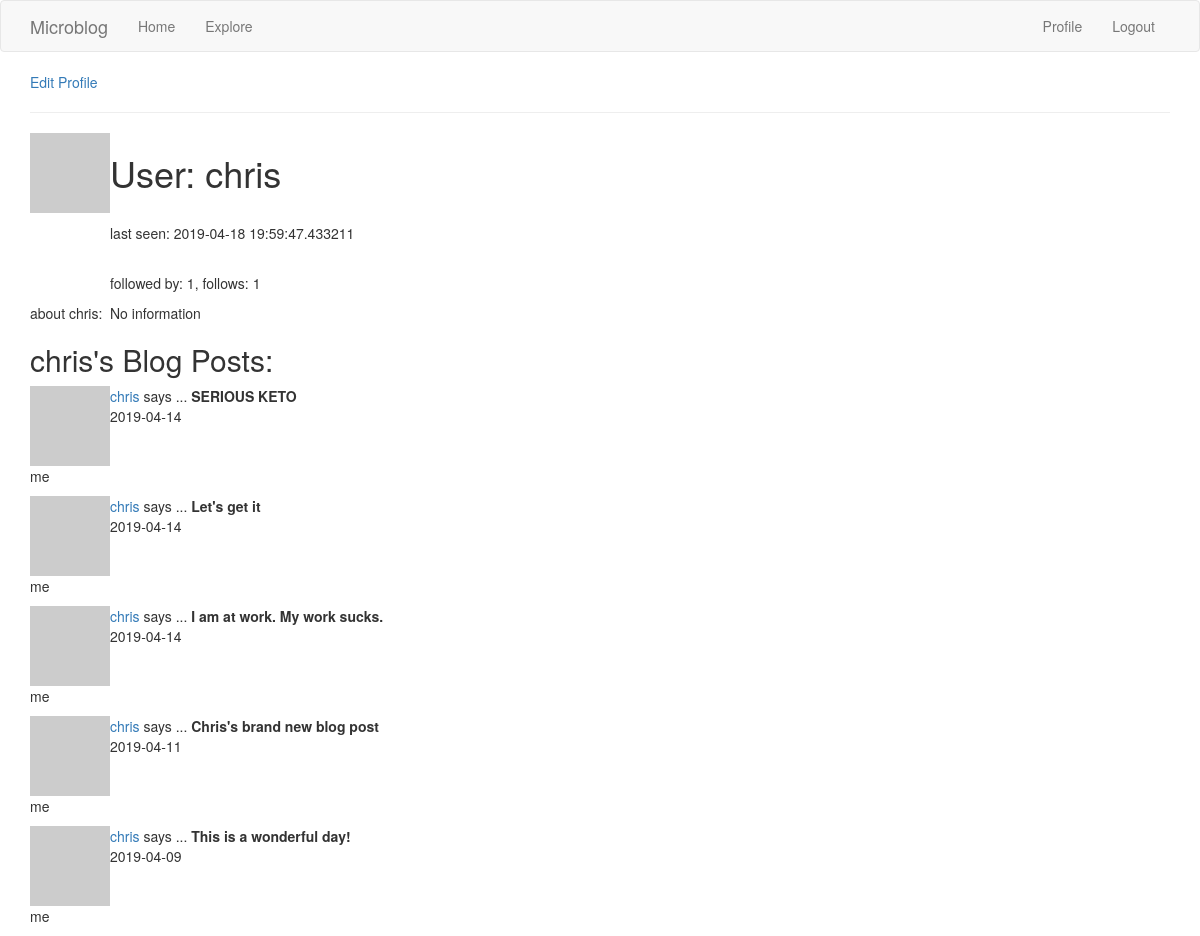
The page /user/chris (signed in) on the database as committed earlier.
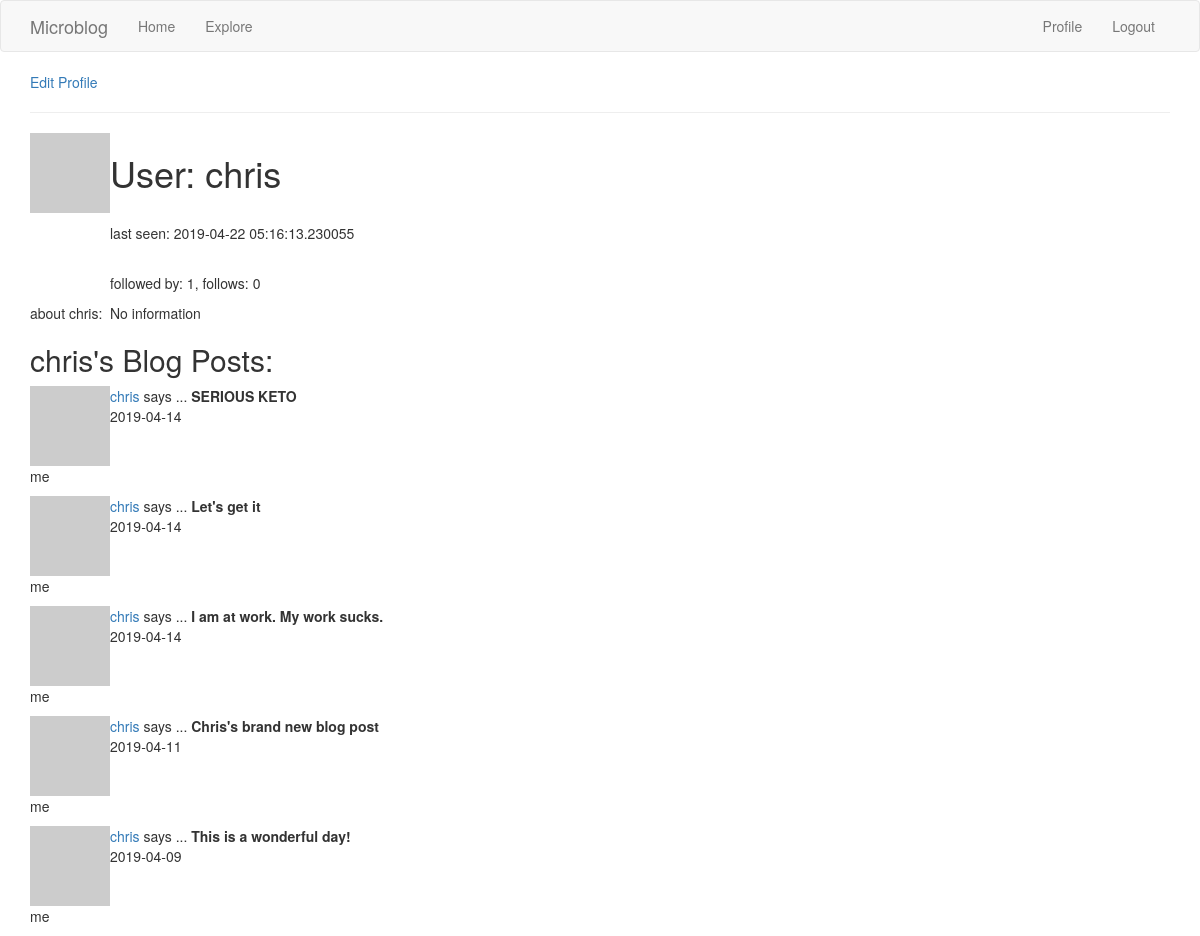
The same page on the database as committed later.
### microblog_app/models.py (models this page shows, shortened)
class User(UserMixin, db.Model): # UserMixin makes model compatible with flask-login
    id = db.Column(db.Integer, primary_key=True)  # flask login writes User.id to session
    username = db.Column(db.String(64), index=True, unique=True)
    email = db.Column(db.String(120), index=True, unique=True)
    password_hash = db.Column(db.String(128))
    posts = db.relationship('Post', backref='author', lazy='dynamic')
    about_me = db.Column(db.String(140))
    last_visited = db.Column(db.DateTime, default=datetime.utcnow())
    followed = db.relationship(
        'User', secondary=followers,
        primaryjoin=(followers.c.follower_id == id),
        secondaryjoin=(followers.c.followed_id == id),
        backref=db.backref('followers', lazy='dynamic'),
        lazy='dynamic'
    )
    def pull_avatar(self, size):
        digest = md5(self.email.lower().encode('utf-8')).hexdigest()
        return f"https://www.gravatar.com/avatar/{digest}?d=identicon&s={size}"
    def timestamp_on_request(self):  # time stamp to update last_visited in db upon request of any page
        self.last_visited = datetime.utcnow()
        db.session.commit()

class Post(db.Model):
    id = db.Column(db.Integer, primary_key=True)
    body = db.Column(db.String(140))
    timestamp = db.Column(db.DateTime, index=True, default=datetime.utcnow)  # passing a function
    user_id = db.Column(db.Integer, db.ForeignKey('user.id'))  # uses relationship

### microblog_app/routes.py (the view)
@app.route(URLRoute.user)
@login_required
def user(username):
    user = User.query.filter_by(username=username).first_or_404()  # returns either element or 404 response
    page = request.args.get('page', 1, type=int)
    posts = user.posts.order_by(Post.timestamp.desc()).paginate(
        page, app.config['POSTS_PER_PAGE'], False
    )
    next_page = url_for('explore', page=posts.next_num) if posts.has_next else None
    prev_page = url_for('explore', page=posts.prev_num) if posts.has_prev else None
    return render_template("user.html", user=user, posts=posts.items,
                           next_page=next_page, prev_page=prev_page)

### microblog_app/models.py (called while the page is built)
@login.user_loader
def load_user(id):
    return User.query.get(int(id))

### microblog_app/routes.py (called while the page is built)
@app.before_request  # applies to all routes in the application
def before_request():
    if current_user.is_authenticated:
        current_user.timestamp_on_request()

### microblog_app/templates/user.html (shortened to what this page needs)
{% extends "base.html" %}
{% block app_content %}
{% if current_user == user %}
    <p><a href="{{ url_for('edit_profile') }}">Edit Profile</a></p>
{% elif current_user.is_following(user) %}
    <p><a href="{{ url_for('unfollow', username=user.username) }}">unfollow</a></p>
{% elif not current_user.is_following(user) %}
    <p><a href="{{ url_for('follow', username=user.username) }}">follow</a></p>
{% endif %}
<table>
    <tr valign="top">
        <td><img src="{{ user.pull_avatar(128) }}"></td>
        <td>
            <h1>User: {{ user.username }}</h1>
            <br><p>last seen: {% if user.last_visited %} {{ user.last_visited }} {% else %} no info {% endif %}</p>
            <br><p>followed by: {{ user.followers.count() }}, follows: {{ user.followed.count()}}</p>
        </td>
    </tr>
    <tr>
        <td>about {{ user.username }}:</td>
        <td>{% if user.about_me %} {{ user.about_me }} {% else %} No information {% endif %}</td>
    </tr>
    <hr>
</table>
<h2>{{ user.username }}'s Blog Posts:</h2>
{% include "_posts.html" %}
{% endblock %}

### microblog_app/templates/base.html (shortened to what this page needs)
{% extends 'bootstrap/base.html' %}
{% block navbar %}
    <nav class="navbar navbar-default">
        <div class="container">
            <div class="navbar-header">
                <a class="navbar-brand" href="{{ url_for('index') }}">Microblog</a>
            </div>
            <div class="collapse navbar-collapse" id="bs-example-navbar-collapse-1">
                <ul class="nav navbar-nav">
                    <li><a href="{{ url_for('index') }}">Home</a></li>
                    <li><a href="{{ url_for('explore') }}">Explore</a></li>
                </ul>
                <ul class="nav navbar-nav navbar-right">
                    {% if current_user.is_anonymous %}
                    <li><a href="{{ url_for('login') }}">Login</a></li>
                    {% else %}
                    <li><a href="{{ url_for('user', username=current_user.username) }}">Profile</a></li>
                    <li><a href="{{ url_for('logout') }}">Logout</a></li>
                    {% endif %}
                </ul>
            </div>
        </div>
    </nav>
{% endblock %}
{% block content %}
    <div class="container">
        {% block app_content %}{% endblock %}
    </div>
{% endblock %}

### microblog_app/templates/_posts.html (shortened to what this page needs)
{% if posts %}
    {% for post in posts %}
        <table>
            <tr valign="top">
                <td><img src="{{ post.author.pull_avatar(36) }}"></td>
                <td>
                    <a href="{{ url_for('user', username=post.author.username) }}">
                        {{ post.author.username }}
                    </a>
                    says ...
                    <b>{{ post.body }}</b><br>
                    {{ post.timestamp.date() }}
                </td>
            </tr>
            <tr>
                {% if current_user.username == post.author.username %}
                    <td><p>me</p></td>
                {% elif current_user.is_following(post.author) %}
                    <td><a href="{{ url_for('unfollow', username=post.author.username) }}">unfollow</a></td>
                {% elif not current_user.is_following(post.author) %}
                    <td><a href="{{ url_for('follow', username=post.author.username) }}">follow</a></td>
                {% endif %}
            </tr>
        </table>
    {% endfor %}
{% else %}
    <p>No blog posts to show!</p>
{% endif %}

Rows that differ between the two databases and show on the page:
changed User "chris": last_visited "2019-04-18 19:59:47.433211" → "2019-04-22 05:16:13.230055"
Other text that changed with them:
{{ user.followed.count() }}: "1" → "0"
